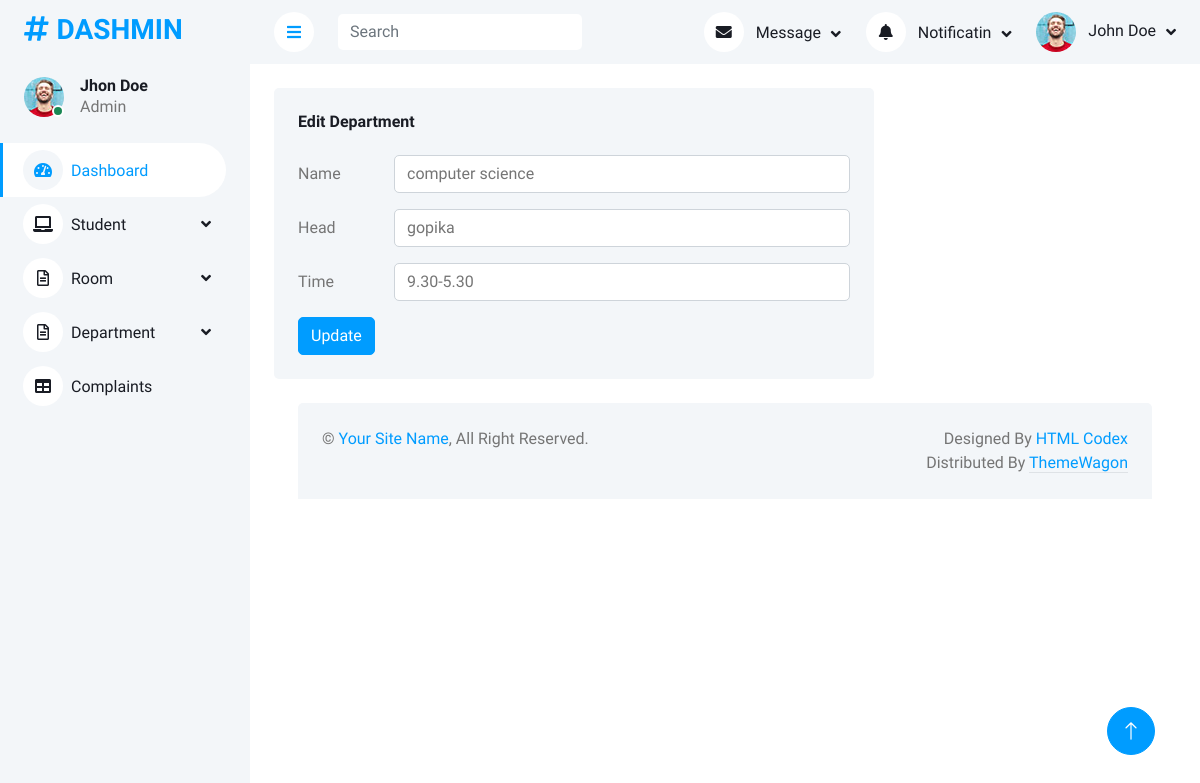
The app's page /AdminApp/editdepartment/5 with its own data.
### AdminApp/models.py (models this page shows)
class Departmentdb(models.Model):
    dname=models.CharField(max_length=50,blank=True,null=True)
    dhead=models.CharField(max_length=50,blank=True,null=True)
    dtime=models.CharField(max_length=50,blank=True,null=True)

### AdminApp/views.py (the view)
# urls.py: path('editdepartment/<int:dataid>', views.editdepartment, name="editdepartment"),
def editdepartment(request, dataid):
    data = Departmentdb.objects.get(id=dataid)
    return render(request, "editdepartment.html", {'data': data})

### AdminApp/templates/editdepartment.html (shortened to what this page needs)
<!DOCTYPE html>
{% extends 'index.html' %}
{% block content %}
<html lang="en">
<head>
</head>
<body>
<div class="col-sm-12 col-xl-6" style="width:600px">
                        <div class="bg-light rounded h-100 p-4" >
                            <h6 class="mb-4">Edit Department</h6>
                            <form method="post" action="{% url 'updatedepartment' dataid=data.id %}">
                                <div class="row mb-3">
                                    <label for="inputEmail3" class="col-sm-2 col-form-label">Name</label>
                                    <div class="col-sm-10">
                                        <input type="text" class="form-control" id="inputEmail3" name="dname" value="{{data.dname}}">
                                    </div>
                                </div>
                                <div class="row mb-3">
                                    <label for="inputPassword3" class="col-sm-2 col-form-label">Head</label>
                                    <div class="col-sm-10">
                                        <input type="text" class="form-control" id="inputPassword3" name="dhead" value="{{data.dhead}}">
                                    </div>
                                </div>
                                  <div class="row mb-3">
                                    <label for="inputPassword3" class="col-sm-2 col-form-label" >Time</label>
                                    <div class="col-sm-10">
                                        <input type="text" class="form-control" id="inputPassword3" name="dtime" value="{{data.dtime}}">
                                    </div>
                                </div>
                                <button type="submit" class="btn btn-primary">Update</button>
                            </form>
                        </div>
                    </div>
</body>
</html>
{% endblock %}

### AdminApp/static/assets/css/style.css (style rules this page uses)
:root { --primary: #009CFF; --light: #F3F6F9; --dark: #191C24; }
.btn { transition: .5s; }
.btn.btn-primary { color: #FFFFFF; }

### records on screen
Departmentdb: dname "computer science", dhead "gopika", dtime "9.30-5.30"
